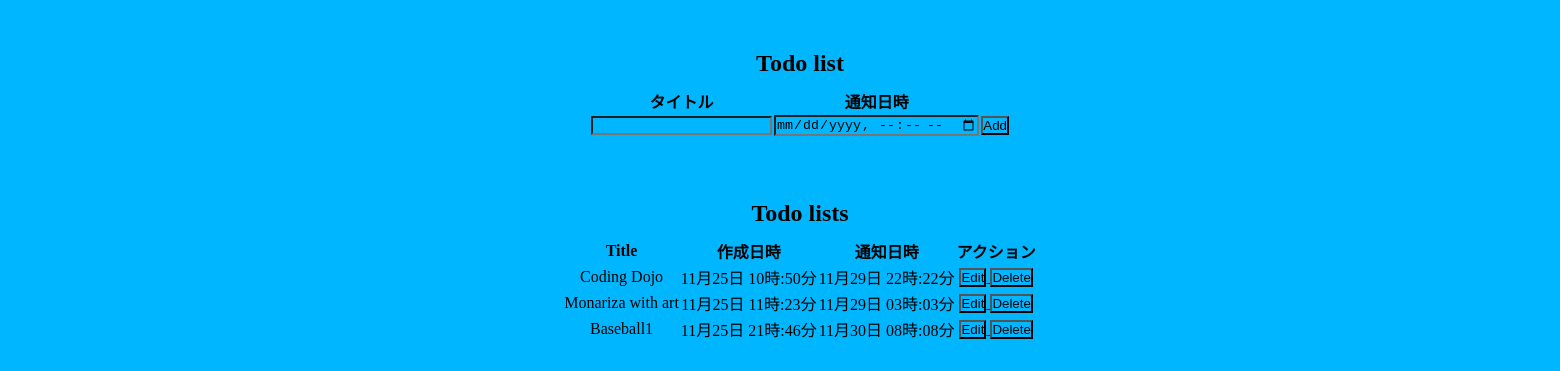
Before: / with the older database file.
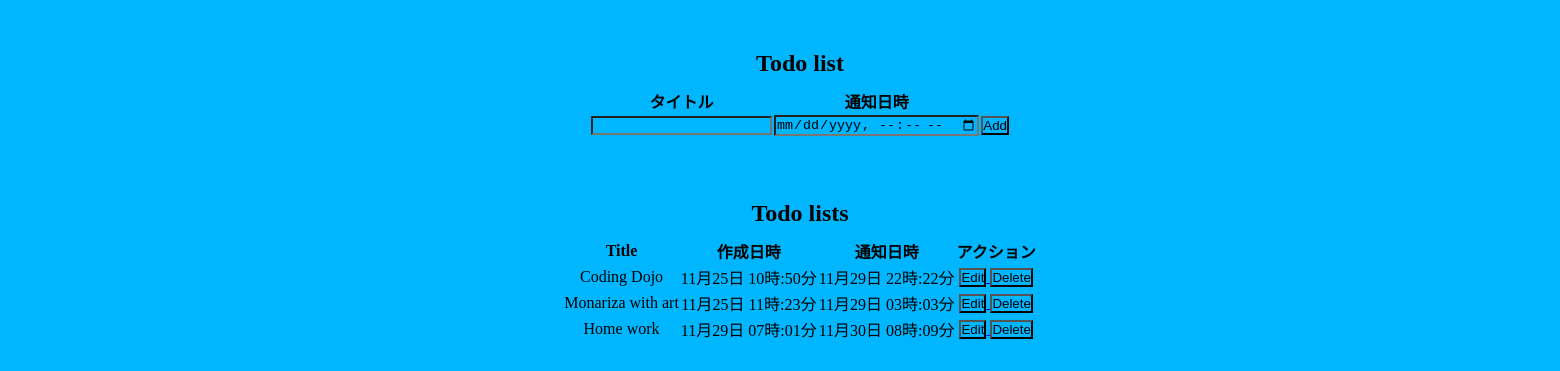
After: the same page with the newer database file.
### todo/models.py (models this page shows)
class Todo(models.Model):
    todo_id = models.AutoField(primary_key=True, max_length=10)
    title = models.CharField(max_length=50)
    remind_at = models.DateTimeField()
    created_at = models.DateTimeField(auto_now_add=True)
    updated_at = models.DateTimeField(auto_now=True)

### todo/views.py (the view)
# urls.py: url(r'^$', views.index),
def index(request):
    all_todo_items = Todo.objects.all()
    return render(request, "todo/index.html", {'all_todo' : all_todo_items})

### todo/templates/todo/index.html (shortened to what this page needs)
<!DOCTYPE html>
<html lang="en">
<head>
    {% load static %}
</head>
<body>
    <div class="box" name='Add'>
        <h2>Todo list</h2>
        <table class="box_top">
            <thead>
                <tr>
                    <th>タイトル</th>
                    <th>通知日時</th>
                </tr>
            </thead>
            <tbody>
                <tr>
                    <form name="add" action="/addTodo" method="post">{% csrf_token %}
                        <td>
                            <input type="text" name="title">
                        </td>
                        <td>
                            <input type="datetime-local" name="remind_at">
                        </td>
                        <td>
                            <input type="submit" value="Add" onclick="dispText()">
                        </td>
                    </form>
                </tr>
            </tbody>
        </table>
    </div>
    <div class="box" id="buttom" name = "lists">
        <h2>Todo lists</h2>
        <table class="box_top">
            <thead>
                <tr>
                    <th>Title</th>
                    <th>作成日時</th>
                    <th>通知日時</th>
                    <th>アクション</th>
                </tr>
            </thead>
            <tbody>
            {% for todo in all_todo %}
            <tr>
                <td>{{ todo.title }}</td>
                <td>{{ todo.updated_at | date:"m月d日 H時:i分" }}</td>
                <td>{{ todo.remind_at | date:"m月d日 H時:i分"}}</td>
                <td>
                    <a href="/editTodo/{{ todo.todo_id }}">
                        <button type="button">Edit</button>
                    </a>  <form action="/deleteTodo/{{ todo.todo_id }}"
                    style = "display: inline;"
                    method="post">{% csrf_token %}
                    <input type="submit" value="Delete">
                </form></td>
            </tr>
            {% endfor %}
            </tbody>
        </table>
    </div>
</body>
</html>

Changed rows visible on the page:
changed Todo: title "Baseball1" → "Home work"; updated_at "11月25日 21時:46分" → "11月29日 07時:01分"; remind_at "11月30日 08時:08分" → "11月30日 08時:09分"
